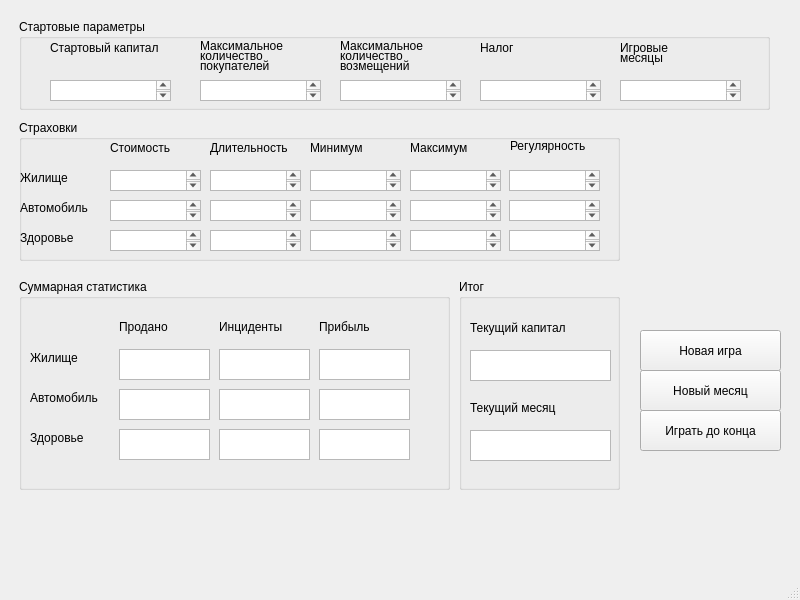
<?xml version="1.0" encoding="UTF-8"?>
<ui version="4.0">
    <class>MainWindow</class>
    <widget class="QMainWindow" name="MainWindow">
        <property name="geometry">
            <rect>
                <x>0</x>
                <y>0</y>
                <width>800</width>
                <height>600</height>
            </rect>
        </property>
        <property name="windowTitle">
            <string>MainWindow</string>
        </property>
        <widget class="QWidget" name="centralwidget">
            <widget class="QPushButton" name="play_month">
                <property name="geometry">
                    <rect>
                        <x>640</x>
                        <y>370</y>
                        <width>141</width>
                        <height>41</height>
                    </rect>
                </property>
                <property name="text">
                    <string>Новый месяц</string>
                </property>
            </widget>
            <widget class="QPushButton" name="start_game">
                <property name="geometry">
                    <rect>
                        <x>640</x>
                        <y>330</y>
                        <width>141</width>
                        <height>41</height>
                    </rect>
                </property>
                <property name="text">
                    <string>Новая игра</string>
                </property>
            </widget>
            <widget class="QLabel" name="label">
                <property name="geometry">
                    <rect>
                        <x>210</x>
                        <y>140</y>
                        <width>91</width>
                        <height>16</height>
                    </rect>
                </property>
                <property name="text">
                    <string>Длительность</string>
                </property>
            </widget>
            <widget class="QLabel" name="label_3">
                <property name="geometry">
                    <rect>
                        <x>370</x>
                        <y>130</y>
                        <width>61</width>
                        <height>16</height>
                    </rect>
                </property>
                <property name="text">
                    <string/>
                </property>
            </widget>
            <widget class="QLabel" name="label_2">
                <property name="geometry">
                    <rect>
                        <x>110</x>
                        <y>140</y>
                        <width>91</width>
                        <height>16</height>
                    </rect>
                </property>
                <property name="text">
                    <string>Стоимость</string>
                </property>
            </widget>
            <widget class="QLabel" name="label_4">
                <property name="geometry">
                    <rect>
                        <x>410</x>
                        <y>140</y>
                        <width>91</width>
                        <height>16</height>
                    </rect>
                </property>
                <property name="text">
                    <string>Максимум</string>
                </property>
            </widget>
            <widget class="QLabel" name="label_5">
                <property name="geometry">
                    <rect>
                        <x>310</x>
                        <y>140</y>
                        <width>91</width>
                        <height>16</height>
                    </rect>
                </property>
                <property name="text">
                    <string>Минимум</string>
                </property>
            </widget>
            <widget class="QLabel" name="label_7">
                <property name="geometry">
                    <rect>
                        <x>20</x>
                        <y>170</y>
                        <width>61</width>
                        <height>16</height>
                    </rect>
                </property>
                <property name="text">
                    <string>Жилище</string>
                </property>
            </widget>
            <widget class="QLabel" name="label_8">
                <property name="geometry">
                    <rect>
                        <x>20</x>
                        <y>200</y>
                        <width>91</width>
                        <height>16</height>
                    </rect>
                </property>
                <property name="text">
                    <string>Автомобиль</string>
                </property>
            </widget>
            <widget class="QLabel" name="label_9">
                <property name="geometry">
                    <rect>
                        <x>20</x>
                        <y>230</y>
                        <width>91</width>
                        <height>16</height>
                    </rect>
                </property>
                <property name="text">
                    <string>Здоровье</string>
                </property>
            </widget>
            <widget class="QTextEdit" name="house_cost_input">
                <property name="geometry">
                    <rect>
                        <x>110</x>
                        <y>170</y>
                        <width>91</width>
                        <height>21</height>
                    </rect>
                </property>
            </widget>
            <widget class="QTextEdit" name="house_duration_input">
                <property name="geometry">
                    <rect>
                        <x>210</x>
                        <y>170</y>
                        <width>91</width>
                        <height>21</height>
                    </rect>
                </property>
            </widget>
            <widget class="QTextEdit" name="house_min_input">
                <property name="geometry">
                    <rect>
                        <x>310</x>
                        <y>170</y>
                        <width>91</width>
                        <height>21</height>
                    </rect>
                </property>
            </widget>
            <widget class="QTextEdit" name="house_max_input">
                <property name="geometry">
                    <rect>
                        <x>410</x>
                        <y>170</y>
                        <width>91</width>
                        <height>21</height>
                    </rect>
                </property>
            </widget>
            <widget class="QLabel" name="label_10">
                <property name="geometry">
                    <rect>
                        <x>50</x>
                        <y>40</y>
                        <width>141</width>
                        <height>16</height>
                    </rect>
                </property>
                <property name="text">
                    <string>Стартовый капитал</string>
                </property>
            </widget>
            <widget class="QLabel" name="label_11">
                <property name="geometry">
                    <rect>
                        <x>200</x>
                        <y>30</y>
                        <width>171</width>
                        <height>31</height>
                    </rect>
                </property>
                <property name="text">
                    <string>Максимальное</string>
                </property>
            </widget>
            <widget class="QTextEdit" name="customer_input">
                <property name="geometry">
                    <rect>
                        <x>200</x>
                        <y>80</y>
                        <width>121</width>
                        <height>21</height>
                    </rect>
                </property>
            </widget>
            <widget class="QLabel" name="label_12">
                <property name="geometry">
                    <rect>
                        <x>200</x>
                        <y>40</y>
                        <width>171</width>
                        <height>31</height>
                    </rect>
                </property>
                <property name="text">
                    <string>количество</string>
                </property>
            </widget>
            <widget class="QLabel" name="label_13">
                <property name="geometry">
                    <rect>
                        <x>200</x>
                        <y>50</y>
                        <width>121</width>
                        <height>31</height>
                    </rect>
                </property>
                <property name="text">
                    <string>покупателей</string>
                </property>
            </widget>
            <widget class="QTextEdit" name="fund_input">
                <property name="geometry">
                    <rect>
                        <x>50</x>
                        <y>80</y>
                        <width>121</width>
                        <height>21</height>
                    </rect>
                </property>
            </widget>
            <widget class="QLabel" name="label_14">
                <property name="geometry">
                    <rect>
                        <x>340</x>
                        <y>30</y>
                        <width>171</width>
                        <height>31</height>
                    </rect>
                </property>
                <property name="text">
                    <string>Максимальное</string>
                </property>
            </widget>
            <widget class="QTextEdit" name="refund_input">
                <property name="geometry">
                    <rect>
                        <x>340</x>
                        <y>80</y>
                        <width>121</width>
                        <height>21</height>
                    </rect>
                </property>
            </widget>
            <widget class="QLabel" name="label_15">
                <property name="geometry">
                    <rect>
                        <x>340</x>
                        <y>40</y>
                        <width>171</width>
                        <height>31</height>
                    </rect>
                </property>
                <property name="text">
                    <string>количество</string>
                </property>
            </widget>
            <widget class="QLabel" name="label_16">
                <property name="geometry">
                    <rect>
                        <x>340</x>
                        <y>50</y>
                        <width>171</width>
                        <height>31</height>
                    </rect>
                </property>
                <property name="text">
                    <string>возмещений</string>
                </property>
            </widget>
            <widget class="QTextEdit" name="car_max_input">
                <property name="geometry">
                    <rect>
                        <x>410</x>
                        <y>200</y>
                        <width>91</width>
                        <height>21</height>
                    </rect>
                </property>
            </widget>
            <widget class="QTextEdit" name="car_min_input">
                <property name="geometry">
                    <rect>
                        <x>310</x>
                        <y>200</y>
                        <width>91</width>
                        <height>21</height>
                    </rect>
                </property>
            </widget>
            <widget class="QTextEdit" name="car_cost_input">
                <property name="geometry">
                    <rect>
                        <x>110</x>
                        <y>200</y>
                        <width>91</width>
                        <height>21</height>
                    </rect>
                </property>
            </widget>
            <widget class="QTextEdit" name="car_duration_input">
                <property name="geometry">
                    <rect>
                        <x>210</x>
                        <y>200</y>
                        <width>91</width>
                        <height>21</height>
                    </rect>
                </property>
            </widget>
            <widget class="QTextEdit" name="health_max_input">
                <property name="geometry">
                    <rect>
                        <x>410</x>
                        <y>230</y>
                        <width>91</width>
                        <height>21</height>
                    </rect>
                </property>
            </widget>
            <widget class="QTextEdit" name="health_cost_input">
                <property name="geometry">
                    <rect>
                        <x>110</x>
                        <y>230</y>
                        <width>91</width>
                        <height>21</height>
                    </rect>
                </property>
            </widget>
            <widget class="QTextEdit" name="health_duration_input">
                <property name="geometry">
                    <rect>
                        <x>210</x>
                        <y>230</y>
                        <width>91</width>
                        <height>21</height>
                    </rect>
                </property>
            </widget>
            <widget class="QTextEdit" name="health_min_input">
                <property name="geometry">
                    <rect>
                        <x>310</x>
                        <y>230</y>
                        <width>91</width>
                        <height>21</height>
                    </rect>
                </property>
            </widget>
            <widget class="QLabel" name="label_17">
                <property name="geometry">
                    <rect>
                        <x>30</x>
                        <y>350</y>
                        <width>61</width>
                        <height>16</height>
                    </rect>
                </property>
                <property name="text">
                    <string>Жилище</string>
                </property>
            </widget>
            <widget class="QLabel" name="label_18">
                <property name="geometry">
                    <rect>
                        <x>30</x>
                        <y>390</y>
                        <width>91</width>
                        <height>16</height>
                    </rect>
                </property>
                <property name="text">
                    <string>Автомобиль</string>
                </property>
            </widget>
            <widget class="QLabel" name="label_19">
                <property name="geometry">
                    <rect>
                        <x>30</x>
                        <y>430</y>
                        <width>91</width>
                        <height>16</height>
                    </rect>
                </property>
                <property name="text">
                    <string>Здоровье</string>
                </property>
            </widget>
            <widget class="QTextBrowser" name="current_fund_output">
                <property name="geometry">
                    <rect>
                        <x>470</x>
                        <y>350</y>
                        <width>141</width>
                        <height>31</height>
                    </rect>
                </property>
            </widget>
            <widget class="QLabel" name="label_6">
                <property name="geometry">
                    <rect>
                        <x>470</x>
                        <y>320</y>
                        <width>111</width>
                        <height>16</height>
                    </rect>
                </property>
                <property name="text">
                    <string>Текущий капитал</string>
                </property>
            </widget>
            <widget class="QLabel" name="label_21">
                <property name="geometry">
                    <rect>
                        <x>480</x>
                        <y>40</y>
                        <width>141</width>
                        <height>16</height>
                    </rect>
                </property>
                <property name="text">
                    <string>Налог</string>
                </property>
            </widget>
            <widget class="QTextEdit" name="tax_input">
                <property name="geometry">
                    <rect>
                        <x>480</x>
                        <y>80</y>
                        <width>121</width>
                        <height>21</height>
                    </rect>
                </property>
            </widget>
            <widget class="QLabel" name="label_24">
                <property name="geometry">
                    <rect>
                        <x>510</x>
                        <y>130</y>
                        <width>91</width>
                        <height>31</height>
                    </rect>
                </property>
                <property name="text">
                    <string>Регулярность</string>
                </property>
            </widget>
            <widget class="QTextEdit" name="game_month_input">
                <property name="geometry">
                    <rect>
                        <x>620</x>
                        <y>80</y>
                        <width>121</width>
                        <height>21</height>
                    </rect>
                </property>
            </widget>
            <widget class="QLabel" name="label_25">
                <property name="geometry">
                    <rect>
                        <x>620</x>
                        <y>40</y>
                        <width>141</width>
                        <height>16</height>
                    </rect>
                </property>
                <property name="text">
                    <string>Игровые</string>
                </property>
            </widget>
            <widget class="QLabel" name="label_26">
                <property name="geometry">
                    <rect>
                        <x>620</x>
                        <y>50</y>
                        <width>141</width>
                        <height>16</height>
                    </rect>
                </property>
                <property name="text">
                    <string>месяцы</string>
                </property>
            </widget>
            <widget class="QPushButton" name="play_until_end">
                <property name="geometry">
                    <rect>
                        <x>640</x>
                        <y>410</y>
                        <width>141</width>
                        <height>41</height>
                    </rect>
                </property>
                <property name="text">
                    <string>Играть до конца</string>
                </property>
            </widget>
            <widget class="QTextBrowser" name="current_month_output">
                <property name="geometry">
                    <rect>
                        <x>470</x>
                        <y>430</y>
                        <width>141</width>
                        <height>31</height>
                    </rect>
                </property>
            </widget>
            <widget class="QLabel" name="label_27">
                <property name="geometry">
                    <rect>
                        <x>470</x>
                        <y>400</y>
                        <width>111</width>
                        <height>16</height>
                    </rect>
                </property>
                <property name="text">
                    <string>Текущий месяц</string>
                </property>
            </widget>
            <widget class="QGroupBox" name="groupBox">
                <property name="geometry">
                    <rect>
                        <x>19</x>
                        <y>279</y>
                        <width>431</width>
                        <height>211</height>
                    </rect>
                </property>
                <property name="title">
                    <string>Суммарная статистика</string>
                </property>
                <widget class="QLabel" name="label_28">
                    <property name="geometry">
                        <rect>
                            <x>200</x>
                            <y>40</y>
                            <width>91</width>
                            <height>16</height>
                        </rect>
                    </property>
                    <property name="text">
                        <string>Инциденты</string>
                    </property>
                </widget>
                <widget class="QTextBrowser" name="house_sold_output">
                    <property name="geometry">
                        <rect>
                            <x>100</x>
                            <y>70</y>
                            <width>91</width>
                            <height>31</height>
                        </rect>
                    </property>
                </widget>
                <widget class="QTextBrowser" name="house_incidents_output">
                    <property name="geometry">
                        <rect>
                            <x>200</x>
                            <y>70</y>
                            <width>91</width>
                            <height>31</height>
                        </rect>
                    </property>
                </widget>
                <widget class="QTextBrowser" name="house_income_output">
                    <property name="geometry">
                        <rect>
                            <x>300</x>
                            <y>70</y>
                            <width>91</width>
                            <height>31</height>
                        </rect>
                    </property>
                </widget>
                <widget class="QLabel" name="label_22">
                    <property name="geometry">
                        <rect>
                            <x>300</x>
                            <y>40</y>
                            <width>91</width>
                            <height>16</height>
                        </rect>
                    </property>
                    <property name="text">
                        <string>Прибыль</string>
                    </property>
                </widget>
                <widget class="QLabel" name="label_23">
                    <property name="geometry">
                        <rect>
                            <x>100</x>
                            <y>40</y>
                            <width>91</width>
                            <height>16</height>
                        </rect>
                    </property>
                    <property name="text">
                        <string>Продано</string>
                    </property>
                </widget>
                <widget class="QTextBrowser" name="car_income_output">
                    <property name="geometry">
                        <rect>
                            <x>300</x>
                            <y>110</y>
                            <width>91</width>
                            <height>31</height>
                        </rect>
                    </property>
                </widget>
                <widget class="QTextBrowser" name="car_incidents_output">
                    <property name="geometry">
                        <rect>
                            <x>200</x>
                            <y>110</y>
                            <width>91</width>
                            <height>31</height>
                        </rect>
                    </property>
                </widget>
                <widget class="QTextBrowser" name="car_sold_output">
                    <property name="geometry">
                        <rect>
                            <x>100</x>
                            <y>110</y>
                            <width>91</width>
                            <height>31</height>
                        </rect>
                    </property>
                </widget>
                <widget class="QTextBrowser" name="health_incidents_output">
                    <property name="geometry">
                        <rect>
                            <x>200</x>
                            <y>150</y>
                            <width>91</width>
                            <height>31</height>
                        </rect>
                    </property>
                </widget>
                <widget class="QTextBrowser" name="health_sold_output">
                    <property name="geometry">
                        <rect>
                            <x>100</x>
                            <y>150</y>
                            <width>91</width>
                            <height>31</height>
                        </rect>
                    </property>
                </widget>
                <widget class="QTextBrowser" name="health_income_output">
                    <property name="geometry">
                        <rect>
                            <x>300</x>
                            <y>150</y>
                            <width>91</width>
                            <height>31</height>
                        </rect>
                    </property>
                </widget>
            </widget>
            <widget class="QGroupBox" name="groupBox_2">
                <property name="geometry">
                    <rect>
                        <x>459</x>
                        <y>279</y>
                        <width>161</width>
                        <height>211</height>
                    </rect>
                </property>
                <property name="title">
                    <string>Итог</string>
                </property>
            </widget>
            <widget class="QGroupBox" name="groupBox_3">
                <property name="geometry">
                    <rect>
                        <x>19</x>
                        <y>19</y>
                        <width>751</width>
                        <height>91</height>
                    </rect>
                </property>
                <property name="title">
                    <string>Стартовые параметры</string>
                </property>
            </widget>
            <widget class="QGroupBox" name="groupBox_4">
                <property name="geometry">
                    <rect>
                        <x>19</x>
                        <y>120</y>
                        <width>601</width>
                        <height>141</height>
                    </rect>
                </property>
                <property name="title">
                    <string>Страховки</string>
                </property>
                <widget class="QTextEdit" name="house_payment_frequency_input">
                    <property name="geometry">
                        <rect>
                            <x>490</x>
                            <y>50</y>
                            <width>91</width>
                            <height>21</height>
                        </rect>
                    </property>
                </widget>
                <widget class="QTextEdit" name="car_payment_frequency_input">
                    <property name="geometry">
                        <rect>
                            <x>490</x>
                            <y>80</y>
                            <width>91</width>
                            <height>21</height>
                        </rect>
                    </property>
                </widget>
                <widget class="QTextEdit" name="health_payment_frequency_input">
                    <property name="geometry">
                        <rect>
                            <x>490</x>
                            <y>110</y>
                            <width>91</width>
                            <height>21</height>
                        </rect>
                    </property>
                </widget>
            </widget>
            <zorder>groupBox_3</zorder>
            <zorder>groupBox_2</zorder>
            <zorder>groupBox</zorder>
            <zorder>groupBox_4</zorder>
            <zorder>play_month</zorder>
            <zorder>start_game</zorder>
            <zorder>label</zorder>
            <zorder>label_3</zorder>
            <zorder>label_2</zorder>
            <zorder>label_4</zorder>
            <zorder>label_5</zorder>
            <zorder>label_7</zorder>
            <zorder>label_8</zorder>
            <zorder>label_9</zorder>
            <zorder>house_cost_input</zorder>
            <zorder>house_duration_input</zorder>
            <zorder>house_min_input</zorder>
            <zorder>house_max_input</zorder>
            <zorder>label_10</zorder>
            <zorder>label_11</zorder>
            <zorder>customer_input</zorder>
            <zorder>label_12</zorder>
            <zorder>label_13</zorder>
            <zorder>fund_input</zorder>
            <zorder>label_14</zorder>
            <zorder>refund_input</zorder>
            <zorder>label_15</zorder>
            <zorder>label_16</zorder>
            <zorder>car_max_input</zorder>
            <zorder>car_min_input</zorder>
            <zorder>car_cost_input</zorder>
            <zorder>car_duration_input</zorder>
            <zorder>health_max_input</zorder>
            <zorder>health_cost_input</zorder>
            <zorder>health_duration_input</zorder>
            <zorder>health_min_input</zorder>
            <zorder>label_17</zorder>
            <zorder>label_18</zorder>
            <zorder>label_19</zorder>
            <zorder>current_fund_output</zorder>
            <zorder>label_6</zorder>
            <zorder>label_21</zorder>
            <zorder>tax_input</zorder>
            <zorder>label_24</zorder>
            <zorder>game_month_input</zorder>
            <zorder>label_25</zorder>
            <zorder>label_26</zorder>
            <zorder>play_until_end</zorder>
            <zorder>current_month_output</zorder>
            <zorder>label_27</zorder>
        </widget>
        <widget class="QMenuBar" name="menubar">
            <property name="geometry">
                <rect>
                    <x>0</x>
                    <y>0</y>
                    <width>800</width>
                    <height>22</height>
                </rect>
            </property>
        </widget>
        <widget class="QStatusBar" name="statusbar"/>
    </widget>
    <resources/>
    <connections/>
</ui>
